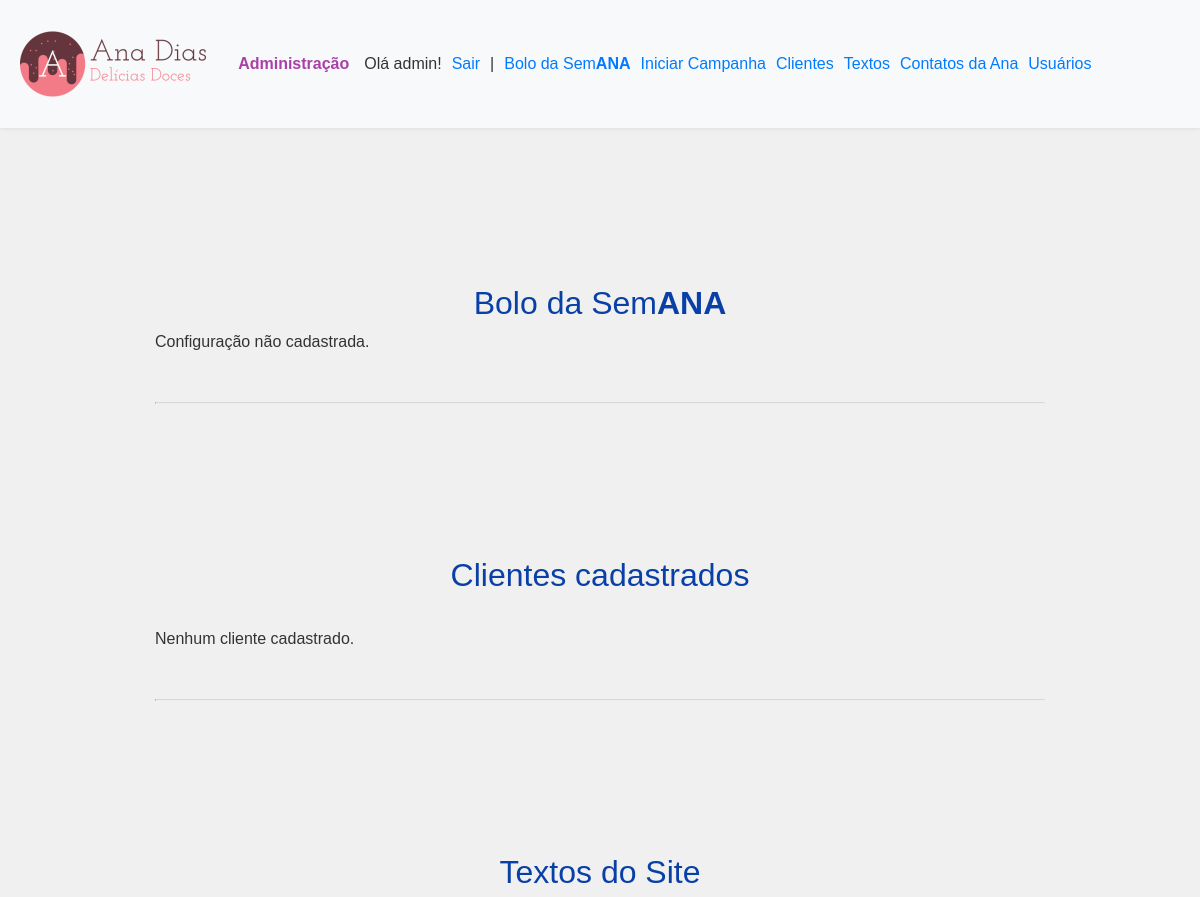
Before: /admin (signed in, upper part) with the older database file.
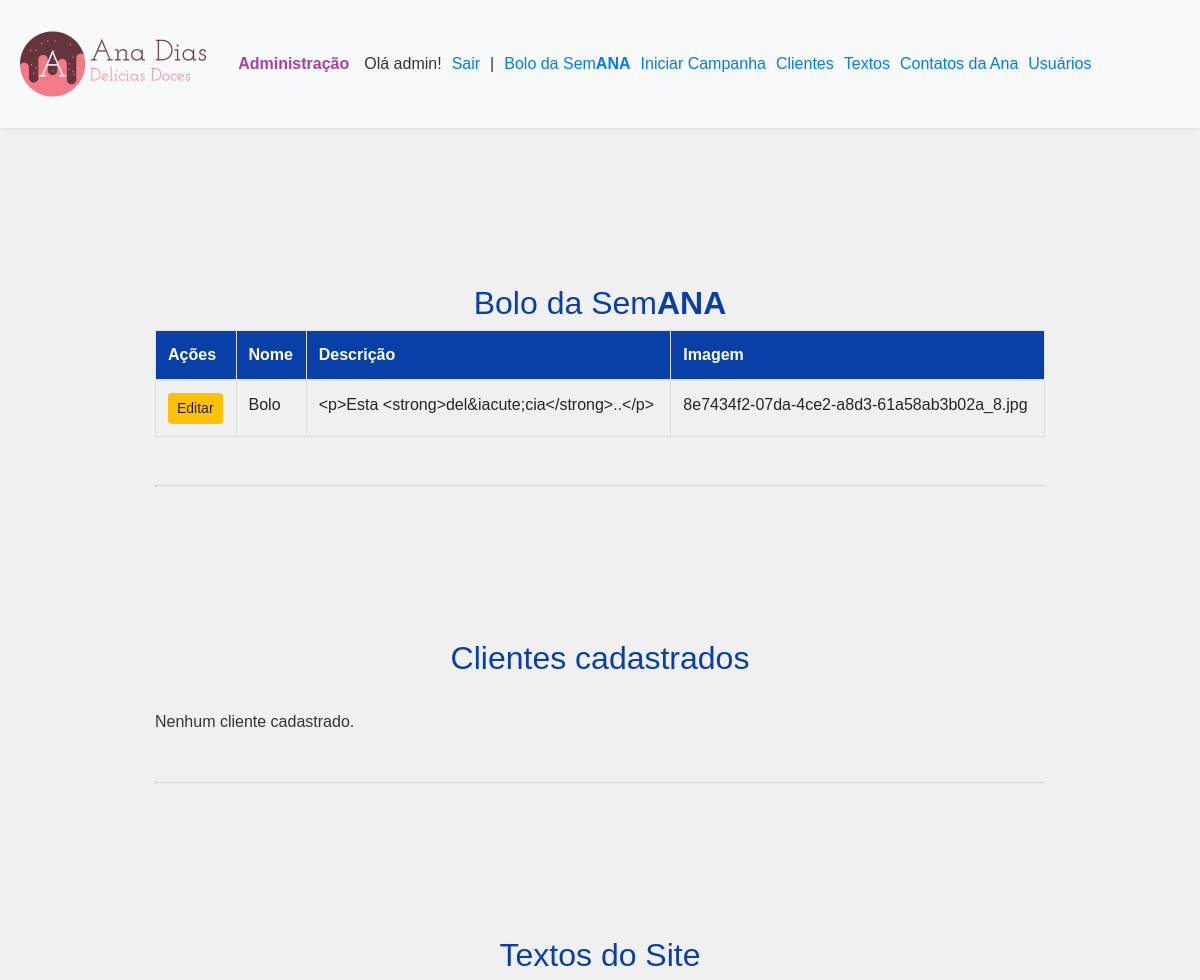
After: the same page with the newer database file.
### tables this page shows
CREATE TABLE promocao (
    id INTEGER PRIMARY KEY AUTOINCREMENT,
    nome TEXT NOT NULL UNIQUE,
    descricao TEXT NOT NULL,
    imagem TEXT NOT NULL
);

### app.py (the view)
@app.route('/admin')
@login_required
def admin():
    conn = get_db_connection()
    contato = conn.execute('SELECT * FROM contato').fetchall()
    promocao = conn.execute('SELECT * FROM promocao').fetchall()
    usuarios = conn.execute('SELECT * FROM usuarios').fetchall()
    textos = conn.execute('SELECT * FROM textos').fetchall()
    clientes = conn.execute('SELECT * FROM cliente').fetchall()
    conn.close()
    return render_template('admin.html', usuario=current_user.nome, contato=contato, usuarios=usuarios, textos=textos, promocao=promocao, clientes=clientes)

### app.py (called while the page is built)
def get_db_connection():
    conn = sqlite3.connect('database.db')
    conn.row_factory = sqlite3.Row
    return conn

@login_manager.user_loader
def load_user(user_id):
    conn = get_db_connection()
    usuario = conn.execute('SELECT * FROM usuarios WHERE id = ?',
                        (user_id,)).fetchone()
    conn.close()
    if usuario:
        return Usuario(usuario[0], usuario[1], usuario[2])
    return None

### templates/admin.html (shortened to what this page needs)
{% extends 'base3.html' %}
{% block content %}
	<br><br><br><br><br>
	<br>
	<div id="promocao">
	<br><br><br><br><br>
    <h2>Bolo da Sem<b>ANA</b></h2>
    {% if not promocao %}
        <p>Configuração não cadastrada.</p>
    {% else %}
        <table class="table">
            <thead>
                <tr>
                    <th>Ações</th>
                    <th>Nome</th>
                    <th>Descrição</th>
                    <th>Imagem</th>
                </tr>
            </thead>
            <tbody>
                {% for promocao in promocao %}
                    <tr>
                        <td>
                            <a href="{{ url_for('edit_promocao', id=promocao.id) }}" class="btn btn-sm btn-warning">Editar</a>
                        </td>
                        <td>{{ promocao.nome }}</td>
                        <td>{{ promocao.descricao }}</td>
                        <td>{{ promocao.imagem }}</td>
                    </tr>
                {% endfor %}
            </tbody>
        </table>
    {% endif %}
    </div>
	<br>
	<hr>
	<br>
	<div id="clientes">
	<br><br><br><br><br>
    <h2>Clientes cadastrados</h2>
    <br>
    {% if not clientes %}
        <p>Nenhum cliente cadastrado.</p>
    {% endif %}
    </div>
    <br>
	<hr>
	<br>
	<div id="textos">
	<br><br><br><br><br>
    <h2>Textos do Site</h2>
    {% if not textos %}
        <p>Configuração não cadastrada.</p>
    {% else %}
		{% for texto in textos %}
			<br>
		{% endfor %}
    {% endif %}
    </div>
    <br>
	<br>
	<br>
	<br>
	<br>
{% endblock %}

Changed rows visible on the page:
added promocao: nome "Bolo", descricao "<p>Esta <strong>del&iacute;cia</strong>..</p>", imagem "8e7434f2-07da-4ce2-a8d3-61a58ab3b02a_8.jpg"
Other visible differences:
text no longer shown: "Configuração não cadastrada."
text now shown: "Ações Nome Descrição Imagem"
